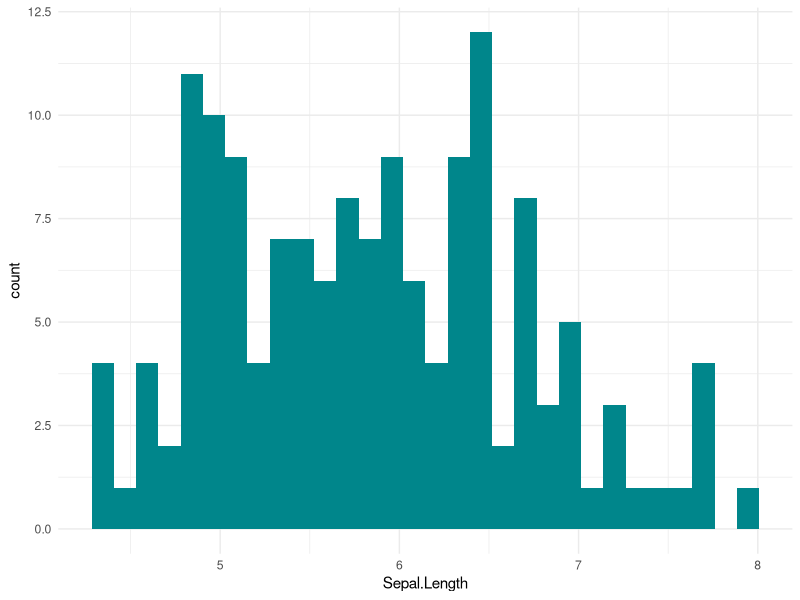

The R source for this figure:
## ---- chunk 1
knitr::opts_chunk$set(echo = TRUE)
library(tidyverse)
## ---- chunk 2
col <- colors()
colors()
## ---- chunk 3
ggplot(iris, aes(x=Sepal.Length)) +
  geom_histogram(fill=col[639]) +
  theme_minimal()
